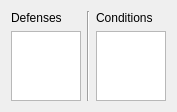
   <widget class="QWidget" name="widget_7" native="true">
    <property name="geometry">
     <rect>
      <x>460</x>
      <y>260</y>
      <width>171</width>
      <height>91</height>
     </rect>
    </property>
    <layout class="QHBoxLayout" name="horizontalLayout_6">
     <item>
      <widget class="QWidget" name="widget_5" native="true">
       <layout class="QVBoxLayout" name="verticalLayout_9">
        <property name="leftMargin">
         <number>0</number>
        </property>
        <property name="topMargin">
         <number>0</number>
        </property>
        <property name="rightMargin">
         <number>0</number>
        </property>
        <property name="bottomMargin">
         <number>0</number>
        </property>
        <item>
         <widget class="QLabel" name="label_25">
          <property name="text">
           <string>Defenses</string>
          </property>
         </widget>
        </item>
        <item>
         <widget class="QTextEdit" name="textEdit"/>
        </item>
       </layout>
      </widget>
     </item>
     <item>
      <widget class="Line" name="line">
       <property name="orientation">
        <enum>Qt::Vertical</enum>
       </property>
      </widget>
     </item>
     <item>
      <widget class="QWidget" name="widget_6" native="true">
       <layout class="QVBoxLayout" name="verticalLayout_10">
        <property name="leftMargin">
         <number>0</number>
        </property>
        <property name="topMargin">
         <number>0</number>
        </property>
        <property name="rightMargin">
         <number>0</number>
        </property>
        <property name="bottomMargin">
         <number>0</number>
        </property>
        <item>
         <widget class="QLabel" name="label_26">
          <property name="text">
           <string>Conditions</string>
          </property>
         </widget>
        </item>
        <item>
         <widget class="QTextEdit" name="textEdit_2"/>
        </item>
       </layout>
      </widget>
     </item>
    </layout>
   </widget>
